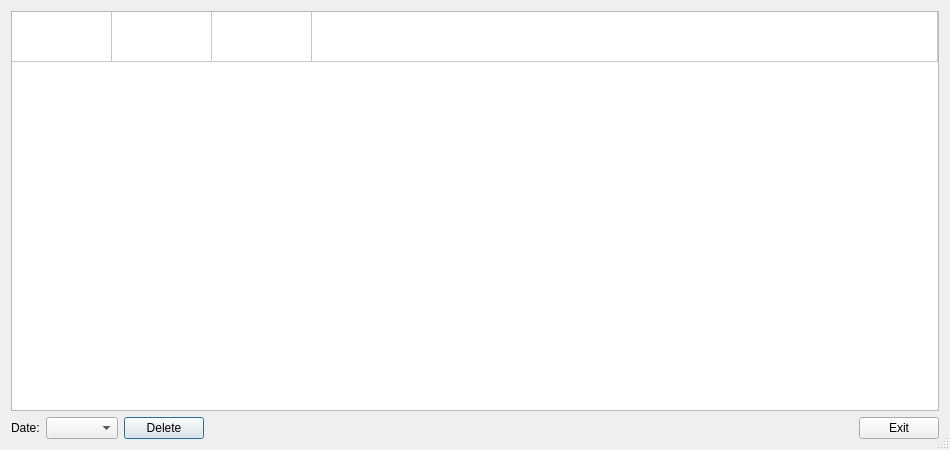
<?xml version="1.0" encoding="UTF-8"?>
<ui version="4.0">
 <class>LogSystem</class>
 <widget class="QDialog" name="LogSystem">
  <property name="windowModality">
   <enum>Qt::WindowModal</enum>
  </property>
  <property name="geometry">
   <rect>
    <x>0</x>
    <y>0</y>
    <width>950</width>
    <height>450</height>
   </rect>
  </property>
  <property name="sizePolicy">
   <sizepolicy hsizetype="Expanding" vsizetype="Expanding">
    <horstretch>100</horstretch>
    <verstretch>100</verstretch>
   </sizepolicy>
  </property>
  <property name="minimumSize">
   <size>
    <width>650</width>
    <height>450</height>
   </size>
  </property>
  <property name="windowTitle">
   <string>History</string>
  </property>
  <property name="layoutDirection">
   <enum>Qt::LeftToRight</enum>
  </property>
  <property name="sizeGripEnabled">
   <bool>true</bool>
  </property>
  <property name="modal">
   <bool>true</bool>
  </property>
  <layout class="QHBoxLayout" name="horizontalLayout_2">
   <item>
    <layout class="QGridLayout" name="gridLayout">
     <item row="1" column="0">
      <layout class="QHBoxLayout" name="horizontalLayout">
       <item>
        <widget class="QLabel" name="LabelLogWindowDataSet">
         <property name="text">
          <string>Date:</string>
         </property>
        </widget>
       </item>
       <item>
        <widget class="QComboBox" name="DataChooser"/>
       </item>
       <item>
        <widget class="QPushButton" name="DelLog">
         <property name="text">
          <string>Delete</string>
         </property>
        </widget>
       </item>
       <item>
        <spacer name="horizontalSpacer">
         <property name="orientation">
          <enum>Qt::Horizontal</enum>
         </property>
         <property name="sizeHint" stdset="0">
          <size>
           <width>40</width>
           <height>20</height>
          </size>
         </property>
        </spacer>
       </item>
       <item>
        <widget class="QPushButton" name="ExitLogButton">
         <property name="text">
          <string>Exit</string>
         </property>
        </widget>
       </item>
      </layout>
     </item>
     <item row="0" column="0">
      <widget class="QTableWidget" name="LogView">
       <property name="lineWidth">
        <number>2</number>
       </property>
       <property name="editTriggers">
        <set>QAbstractItemView::NoEditTriggers</set>
       </property>
       <property name="showDropIndicator" stdset="0">
        <bool>false</bool>
       </property>
       <property name="dragDropOverwriteMode">
        <bool>false</bool>
       </property>
       <property name="gridStyle">
        <enum>Qt::SolidLine</enum>
       </property>
       <property name="wordWrap">
        <bool>false</bool>
       </property>
       <attribute name="horizontalHeaderVisible">
        <bool>false</bool>
       </attribute>
       <attribute name="horizontalHeaderCascadingSectionResizes">
        <bool>true</bool>
       </attribute>
       <attribute name="horizontalHeaderHighlightSections">
        <bool>true</bool>
       </attribute>
       <attribute name="horizontalHeaderShowSortIndicator" stdset="0">
        <bool>false</bool>
       </attribute>
       <attribute name="horizontalHeaderStretchLastSection">
        <bool>true</bool>
       </attribute>
       <attribute name="verticalHeaderVisible">
        <bool>false</bool>
       </attribute>
       <attribute name="verticalHeaderDefaultSectionSize">
        <number>25</number>
       </attribute>
       <attribute name="verticalHeaderMinimumSectionSize">
        <number>50</number>
       </attribute>
       <attribute name="verticalHeaderShowSortIndicator" stdset="0">
        <bool>false</bool>
       </attribute>
       <attribute name="verticalHeaderStretchLastSection">
        <bool>false</bool>
       </attribute>
       <row>
        <property name="text">
         <string/>
        </property>
        <property name="background">
         <color>
          <red>255</red>
          <green>255</green>
          <blue>127</blue>
         </color>
        </property>
       </row>
       <column>
        <property name="text">
         <string>Type</string>
        </property>
       </column>
       <column>
        <property name="text">
         <string>Отправитель</string>
        </property>
       </column>
       <column>
        <property name="text">
         <string>Time</string>
        </property>
       </column>
       <column>
        <property name="text">
         <string>The message</string>
        </property>
       </column>
      </widget>
     </item>
    </layout>
   </item>
  </layout>
 </widget>
 <resources/>
 <connections>
  <connection>
   <sender>ExitLogButton</sender>
   <signal>clicked()</signal>
   <receiver>LogSystem</receiver>
   <slot>close()</slot>
   <hints>
    <hint type="sourcelabel">
     <x>440</x>
     <y>430</y>
    </hint>
    <hint type="destinationlabel">
     <x>494</x>
     <y>404</y>
    </hint>
   </hints>
  </connection>
 </connections>
</ui>
